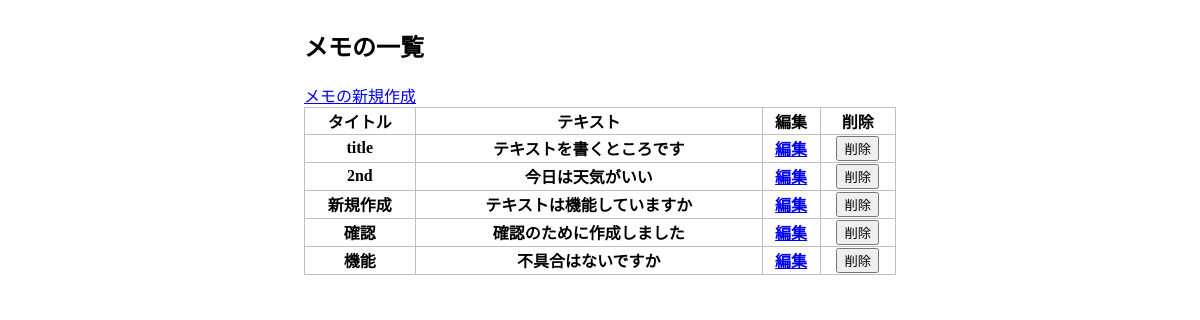
Before: / with the older database file.
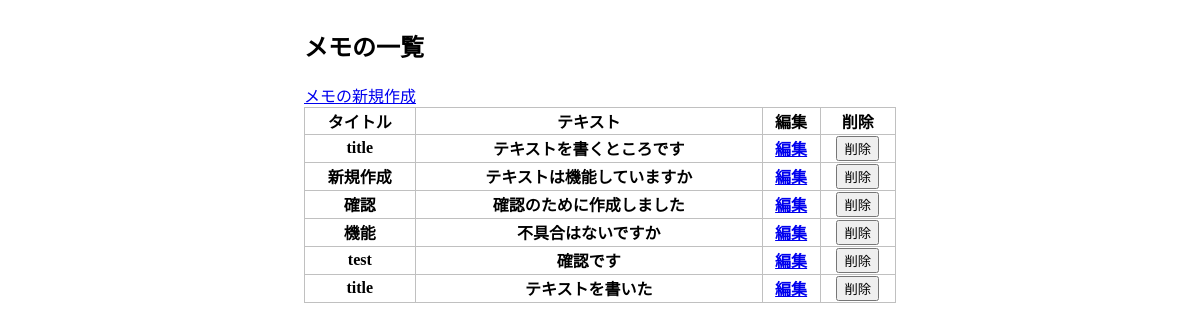
After: the same page with the newer database file.
### apps/crud/models.py (models this page shows)
class Memo(db.Model):
    __tablename__ = "memo"
    id = db.Column(db.Integer, primary_key=True)
    title = db.Column(db.String(20), nullable=False)
    text = db.Column(db.String(50), nullable=False)
    create_at = db.Column(db.DateTime, default=datetime.now)
    update_at = db.Column(db.DateTime, default=datetime.now, onupdate=datetime.now)

### apps/crud/views.py (the view)
@crud.route("/")
def index():
    memo_list = Memo.query.all()
    form = MemoForm()
    return render_template("crud/index.html", memo_list=memo_list, form=form)

### apps/crud/forms.py
class MemoForm(FlaskForm):
    title = StringField(
        "タイトル",
        validators=[
            DataRequired(message="タイトルは必須です"),
            length(max=20, message="20文字以内で入力してください"),
        ],
    )
    text = StringField("テキスト", validators=[length(max=50, message="50文字以内で入力してください")])
    submit = SubmitField("保存")

### apps/crud/templates/crud/index.html (shortened to what this page needs)
{% extends 'layout.html' %} {% block title %}memo_list{% endblock %} {% block
content %}
<div class="container">
  <div class="wrapper">
    <h2>メモの一覧</h2>
    <a href="{{ url_for('crud.create_memo') }}">メモの新規作成</a>
    <table class="memo_list">
      <tr>
        <th>タイトル</th>
        <th>テキスト</th>
        <th>編集</th>
        <th>削除</th>
      </tr>
      {% for memo in memo_list %}
      <tr>
        <th>{{ memo.title }}</th>
        <th>{{ memo.text }}</th>
        <th>
          <a href="{{ url_for('crud.edit_memo', memo_id=memo.id) }}">編集</a>
        </th>
        <th>
          <form
            action="{{ url_for('crud.delete_memo', memo_id=memo.id) }}"
            method="POST"
          >
            <input type="submit" value="削除" />
          </form>
        </th>
      </tr>
      {% endfor %}
    </table>
  </div>
</div>
{% endblock %}

### apps/crud/templates/layout.html (shortened to what this page needs)
<!DOCTYPE html>
<html lang="ja">
  <head>
    <link
      rel="stylesheet"
      href="{{ url_for('crud.static', filename='style.css')
      }}"
    />
  </head>
  <body>
    {% block content %}{% endblock %}
  </body>
</html>

### apps/crud/static/crud/style.css (style rules this page uses)
table { border-collapse: collapse; }
table, th, td { border: 1px solid #c0c0c0; }
.container { display: flex; align-items: center; justify-content: center; }
.wrapper { width: 50%; }
.memo_list { width: 100%; }

Changed rows visible on the page:
removed Memo: title "2nd", text "今日は天気がいい"
added Memo: title "test", text "確認です"
added Memo: title "title", text "テキストを書いた"
